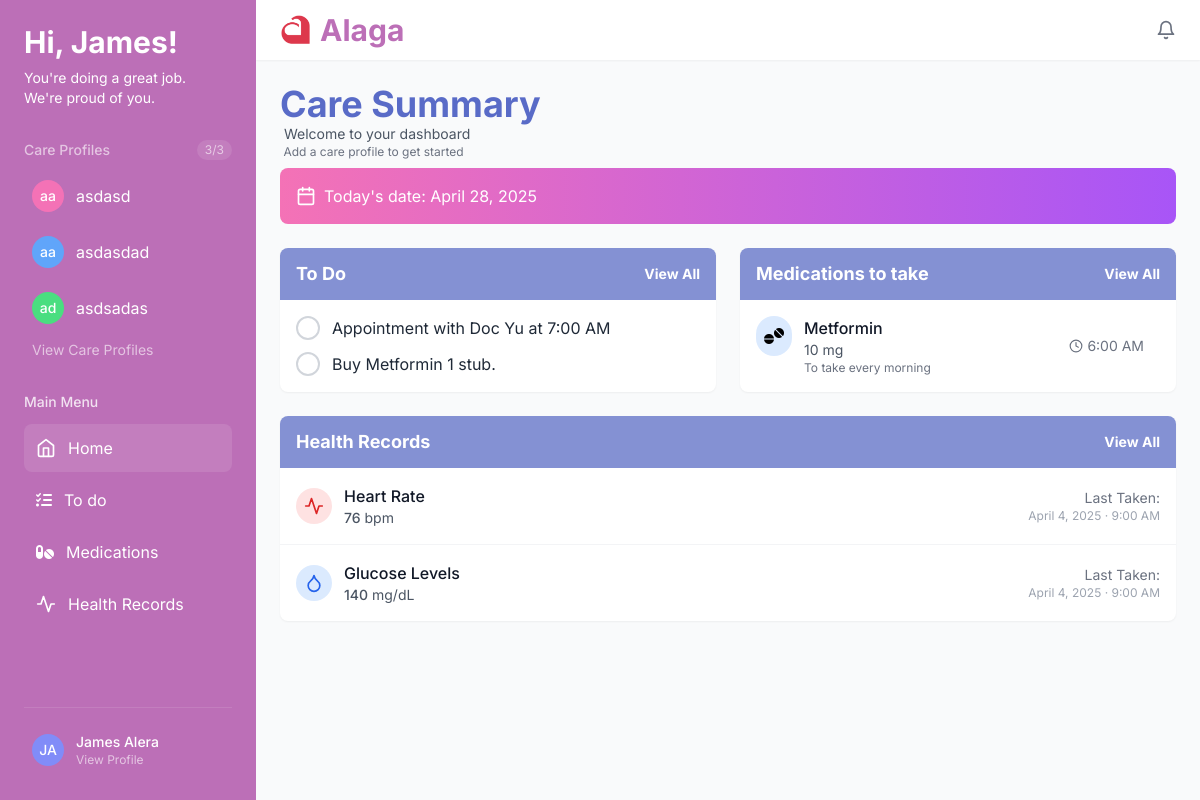
The app's page /dashboard (signed in) with its own data.
### app.py (models this page shows)
class User(db.Model, UserMixin):
    id = db.Column(db.Integer, primary_key=True)
    fullname = db.Column(db.String(20), nullable=False)
    username = db.Column(db.String(20), unique=True, nullable=False)
    password = db.Column(db.String(80), nullable=False)

class CareProfile(db.Model):
    id = db.Column(db.Integer, primary_key=True)
    care_recipient = db.Column(db.String(50), nullable=False)  # who you care for
    relationship = db.Column(db.String(50), nullable=False)    # relationship to them
    user_id = db.Column(db.Integer, db.ForeignKey('user.id'), nullable=False)
    user = db.relationship('User', backref='profiles')

### app.py (the view, shortened to what this page needs)
@app.route('/dashboard', methods=['GET', 'POST'])
@login_required
def dashboard():
    profiles = CareProfile.query.filter_by(user_id=current_user.id).all()
    profile_id = session.get('active_profile_id')
    active_profile = None
    fullname = current_user.fullname
    initials = get_initials(fullname)
    return render_template('dashboard.html',
                          fullname=fullname,
                          initials=initials,
                          profiles=profiles,
                          active_profile=None)

### app.py (called while the page is built)
@login_manager.user_loader
def load_user(user_id):
    return User.query.get(int(user_id))

@app.context_processor
def utility_processor():
    return dict(get_initials=get_initials)

def get_initials(name):
    parts = name.strip().split()
    initials = ''.join([p[0].upper() for p in parts if p])
    return initials

### templates/dashboard.html (shortened to what this page needs)
<!doctype html>
<html lang="en">
  <head>
    <script src="https://cdn.tailwindcss.com"></script>
    <link rel="stylesheet" href="https://cdnjs.cloudflare.com/ajax/libs/font-awesome/6.0.0-beta3/css/all.min.css">
  </head>
<body class="min-h-screen bg-gray-50 font-[Inter]">
  <div class="flex h-screen relative">
      <aside id="sidebar" class="sidebar fixed md:static w-64 bg-[#BC6FB7] text-white p-6 flex flex-col h-full z-30">
        <div class="flex flex-col items-start mb-8">
          <h1 class="text-3xl font-bold font-montserrat">Hi, {{ fullname.split()[0] }}! </h1>
          <p class="text-white-600 text-sm mt-2">You're doing a great job. <br> We're proud of you.</p>
        </div>
            <div class="mb-8">
              <div class="flex items-center justify-between mb-3">
                <h2 class="text-white/60 text-sm font-medium">Care Profiles</h2>
                <span class="text-xs text-white/60 bg-white/10 px-2 py-0.5 rounded-full">{{ profiles|length }}/3</span>
              </div>
              <div class="space-y-2">
                {% for profile in profiles %}
                  <form action="{{ url_for('switch_profile', profile_id=profile.id) }}" method="post">
                    <button type="submit" class="w-full flex items-center space-x-3 {% if session.get('active_profile_id')|int == profile.id %}bg-white/10{% endif %} rounded-lg p-2 hover:bg-white/20 transition">
                      <div class="w-8 h-8 rounded-full
                        {% if loop.index % 3 == 0 %}bg-green-400{% elif loop.index % 3 == 1 %}bg-pink-400{% else %}bg-blue-400{% endif %}
                        flex items-center justify-center font-medium text-sm">
                        {{ profile.care_recipient[:1] }}{{ profile.relationship[:1] }}
                      </div>
                      <span>{{ profile.care_recipient }}</span>
                    </button>
                  </form>
                {% endfor %}
              </div>
              {% if profiles|length < 3 %}
                <a href="{{ url_for('care_profiles') }}" class="w-full block text-sm text-white/60 hover:text-white mt-2 text-left pl-2"> + Add Profiles </a>
              {% else %}
                <a href="{{ url_for('care_profiles')}}" class="w-full block text-sm text-white/60 hover:text-white mt-2 text-left pl-2"> View Care Profiles </a>
              {% endif %}
            </div>
        <nav class="flex-1">
          <h2 class="text-white/80 text-sm font-medium mb-3">Main Menu</h2>
          <div class="space-y-1">
            <a href="{{ url_for('dashboard') }}" class="flex items-center space-x-3 bg-white/10 rounded-lg p-3 hover:bg-white/20 transition">
              <svg xmlns="http://www.w3.org/2000/svg" width="20" height="20" viewBox="0 0 24 24" fill="none" stroke="currentColor" stroke-width="2" stroke-linecap="round" stroke-linejoin="round"><path d="m3 9 9-7 9 7v11a2 2 0 0 1-2 2H5a2 2 0 0 1-2-2z"/><polyline points="9 22 9 12 15 12 15 22"/></svg>
              <span>Home</span>
            </a>
            <a href="{{ url_for('todo') }}" class="flex items-center space-x-3 rounded-lg p-3 hover:bg-white/10 transition">
              <i class="fa-solid fa-list-check"></i>
              <span>To do</span>
            </a>
            <a href="{{ url_for('medications') }}" class="flex items-center space-x-3 rounded-lg p-3 hover:bg-white/10 transition">
              <i class="fa-solid fa-pills"></i>
              <span>Medications</span>
            </a>
            <a href="{{ url_for('health_records') }}" class="flex items-center space-x-3 rounded-lg p-3 hover:bg-white/10 transition">
              <svg xmlns="http://www.w3.org/2000/svg" width="20" height="20" viewBox="0 0 24 24" fill="none" stroke="currentColor" stroke-width="2" stroke-linecap="round" stroke-linejoin="round"><path d="M22 12h-4l-3 9L9 3l-3 9H2"/></svg>
              <span>Health Records</span>
            </a>
          </div>
        </nav>
        <div class="mt-auto pt-4 border-t border-white/10">
          <a href="{{ url_for('view_profile') }}" class="w-full flex items-center space-x-3 rounded-lg p-2 hover:bg-white/10 transition">
            <div class="w-8 h-8 rounded-full bg-indigo-400 flex items-center justify-center font-medium text-sm">{{ initials }}</div>
            <div class="text-left">
              <div class="text-sm font-medium">{{ fullname }}</div>
              <div class="text-xs text-white/60">View Profile</div>
            </div>
          </a>
        </div>
      </aside>
      <div class="flex-1 flex flex-col overflow-hidden">
        <header class="bg-white py-3 px-6 shadow-sm flex items-center justify-between">
          <div class="flex items-center">
            <img src="../static/images/alaga_logo_trans.png" alt="Alaga Logo" class="h-8 w-8 mr-2">
            <h2 class="text-3xl font-bold text-[#BC6FB7]">Alaga</h2>
          </div>
          <div class="flex items-center space-x-4">
            <button class="text-gray-500 hover:text-gray-700">
              <svg xmlns="http://www.w3.org/2000/svg" width="20" height="20" viewBox="0 0 24 24" fill="none" stroke="currentColor" stroke-width="2" stroke-linecap="round" stroke-linejoin="round"><path d="M6 8a6 6 0 0 1 12 0c0 7 3 9 3 9H3s3-2 3-9"/><path d="M10.3 21a1.94 1.94 0 0 0 3.4 0"/></svg>
            </button>
          </div>
        </header>
        <main class="flex-1 overflow-auto p-6">
          <div class="mb-6">
            <div class="mb-2">
              <h2 class="text-4xl font-bold text-[#596BC7]">Care Summary</h2>
              {% if active_profile %}
                <p class="text-gray-600 text-sm">&nbsp;We're caring for {{ active_profile.care_recipient }}</p>
                <p class="text-gray-500 text-xs">&nbsp;Relationship: {{ active_profile.relationship }}</p>
              {% else %}
                <p class="text-gray-600 text-sm">&nbsp;Welcome to your dashboard</p>
                <p class="text-gray-500 text-xs">&nbsp;Add a care profile to get started</p>
              {% endif %}
            </div>
            <div class="bg-gradient-to-r from-pink-400 to-purple-500 rounded-lg p-4 text-white flex items-center justify-between">
              <div class="flex items-center">
                <span id="todaysDate">Today's date: </span>
              </div>
            </div>
          </div>
          <div class="grid grid-cols-1 md:grid-cols-2 gap-6">
            <div class="bg-white rounded-lg shadow-sm overflow-hidden mb-6">
              <div class="bg-[#8491D3] px-4 py-3 flex justify-between items-center">
              <h2 class="text-lg font-bold text-white">To Do</h2>
              <a href="{{ url_for('todo') }}" class="text-white text-sm font-bold hover:text-indigo-800 transition">View All</a>
              </div>
              <div class="p-4">
              <ul class="space-y-3">
                  <li class="flex items-start">
                  <input type="checkbox" id="task1" class="w-6 h-6 appearance-none border-2 border-gray-300 rounded-full checked:bg-[#8491D3] checked:border-transparent focus:outline-none relative">
                  <label for="task1" class="ml-3 text-gray-800">
                    {% if active_profile %}
                      Appointment with Doc Yu at 7:00 AM for {{ active_profile.care_recipient }}
                    {% else %}
                      Appointment with Doc Yu at 7:00 AM
                    {% endif %}
                  </label>
                  </li>
                  <li class="flex items-start">
                  <input type="checkbox" id="task2" class="w-6 h-6 appearance-none border-2 border-gray-300 rounded-full checked:bg-[#8491D3] checked:border-transparent focus:outline-none relative">
                  <label for="task2" class="ml-3 text-gray-800">Buy Metformin 1 stub.</label>
                  </li>
              </ul>
              </div>
          </div>
            <div class="bg-white rounded-lg shadow-sm overflow-hidden mb-6">
              <div class="bg-[#8491D3] px-4 py-3 flex justify-between items-center">
                <h2 class="text-lg font-bold text-white">Medications to take</h2>
                <a href="{{ url_for('medications') }}" class="text-white text-sm font-bold hover:text-indigo-800 transition">View All</a>
              </div>
              <div class="divide-y divide-gray-100">
                <div class="p-4 flex items-center justify-between transition hover:bg-gray-50">
                  <div class="flex items-start">
                    <div class="bg-blue-100 p-2 rounded-full mr-3">
                      <i class="fa-solid fa-tablets" style="color: #000000;"></i>
                    </div>
                    <div>
                      <h3 class="font-medium text-gray-900">Metformin</h3>
                      <p class="text-sm text-gray-600">10 mg</p>
                      <p class="text-xs text-gray-500">
                        {% if active_profile %}
                          For {{ active_profile.care_recipient }} - Take every morning
                        {% else %}
                          To take every morning
                        {% endif %}
                      </p>
                    </div>
                  </div>
                  <div class="flex items-center">
                    <div class="flex items-center mr-4 text-gray-500">
                      <svg xmlns="http://www.w3.org/2000/svg" width="14" height="14" viewBox="0 0 24 24" fill="none" stroke="currentColor" stroke-width="2" stroke-linecap="round" stroke-linejoin="round" class="mr-1"><circle cx="12" cy="12" r="10"/><polyline points="12 6 12 12 16 14"/></svg>
                      <span class="text-sm">6:00 AM</span>
                    </div>
                  </div>
                </div>
              </div>
            </div>
          </div>
          <div class="bg-white rounded-lg shadow-sm overflow-hidden mb-6">
            <div class="bg-[#8491D3] px-4 py-3 flex justify-between items-center">
              <h2 class="text-lg font-bold text-white">Health Records</h2>
              <a href="{{ url_for('health_records') }}" class="text-white text-sm font-bold hover:text-indigo-800 transition">View All</a>
            </div>
            <div class="divide-y divide-gray-100">
              <div class="p-4 flex items-center justify-between transition hover:bg-gray-50">
                <div class="flex items-center">
                  <div class="bg-red-100 p-2 rounded-full mr-3">
                    <svg xmlns="http://www.w3.org/2000/svg" width="20" height="20" viewBox="0 0 24 24" fill="none" stroke="currentColor" stroke-width="2" stroke-linecap="round" stroke-linejoin="round" class="text-red-600"><path d="M22 12h-4l-3 9L9 3l-3 9H2"/></svg>
                  </div>
                  <div>
                    <h3 class="font-medium text-gray-900">Heart Rate</h3>
                    <p class="text-sm text-gray-600">
                      <span class="font-medium">76</span> bpm
                    </p>
                  </div>
                </div>
                <div class="text-right">
                  <div class="text-sm text-gray-500">Last Taken:</div>
                  <div class="text-xs text-gray-400">April 4, 2025 · 9:00 AM</div>
                </div>
              </div>
              <div class="p-4 flex items-center justify-between transition hover:bg-gray-50">
                <div class="flex items-center">
                  <div class="bg-blue-100 p-2 rounded-full mr-3">
                  </div>
                  <div>
                    <h3 class="font-medium text-gray-900">Glucose Levels</h3>
                    <p class="text-sm text-gray-600">
                      <span class="font-medium">140</span> mg/dL
                    </p>
                  </div>
                </div>
                <div class="text-right">
                  <div class="text-sm text-gray-500">Last Taken:</div>
                  <div class="text-xs text-gray-400">April 4, 2025 · 9:00 AM</div>
                </div>
              </div>
            </div>
          </div>
        </main>
      </div>
    </div>
  </body>
</html>

### templates/dashboard.html (style rules this page uses)
.sidebar { transition: transform 0.3s ease-in-out; }

### records on screen
User: fullname "James", fullname "James Alera"
CareProfile: care_recipient "a", relationship "a", care_recipient "asdasd"
CareProfile: care_recipient "a", relationship "a", care_recipient "asdasdad"
CareProfile: care_recipient "a", relationship "d", care_recipient "asdsadas"

### other values on screen
{{ profiles|length }} "3"
{{ initials }} "JA"
